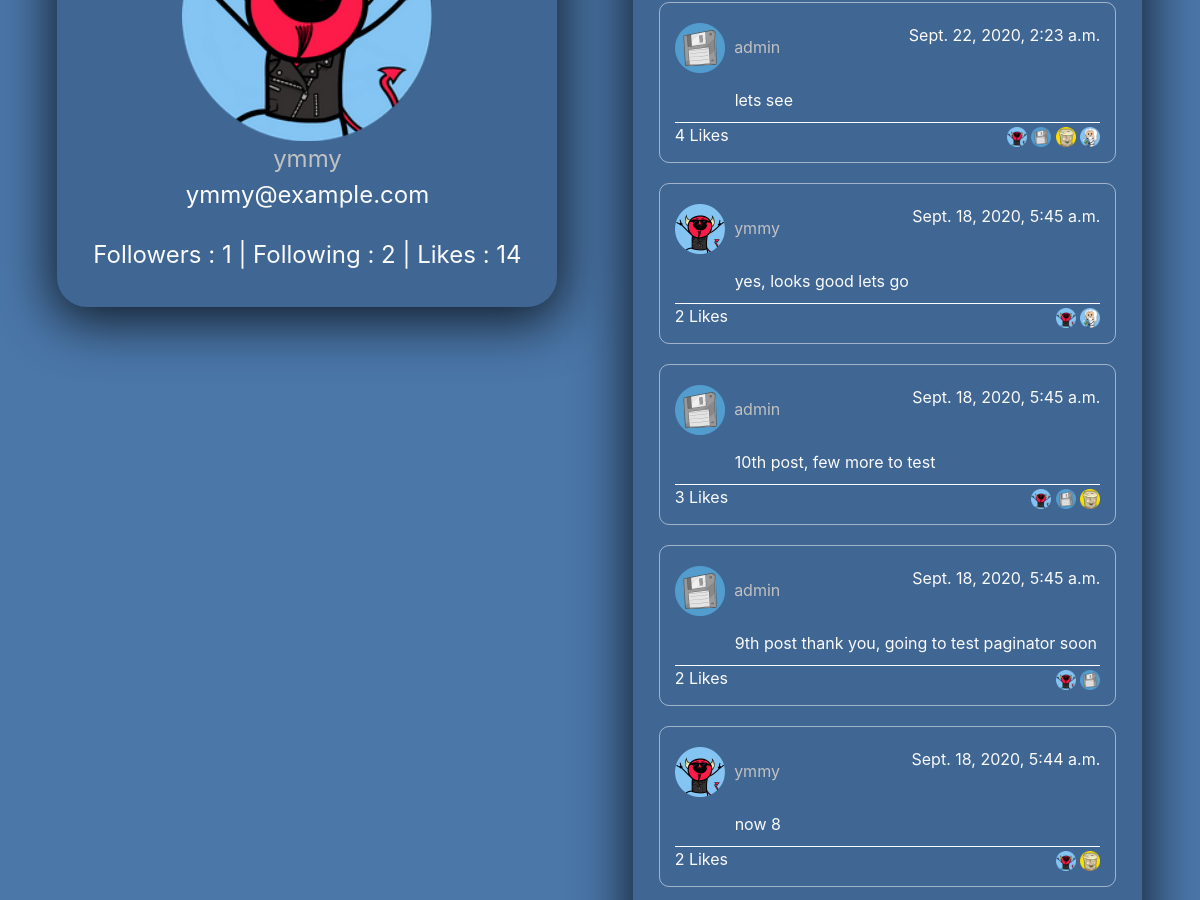
/ (middle part), run on an earlier commit of the app's database.
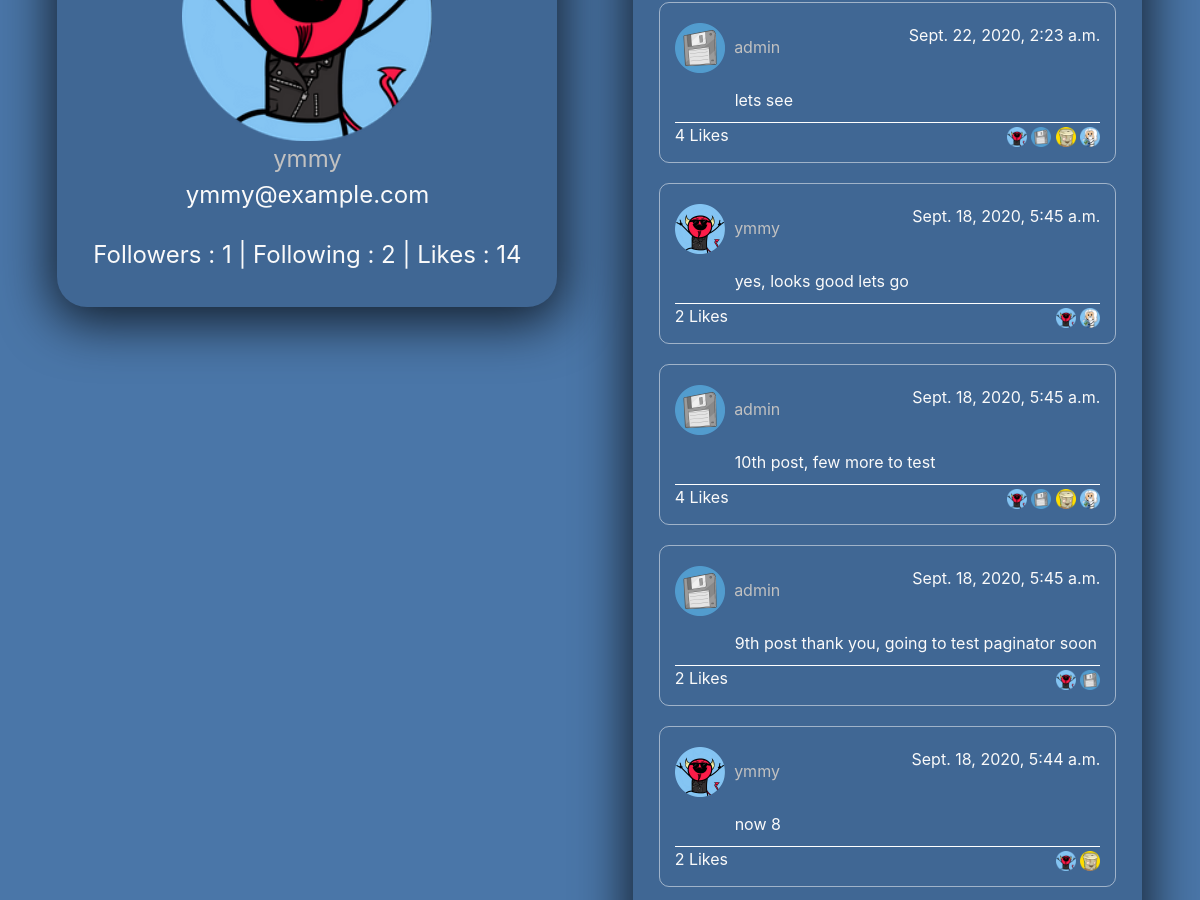
And on a later commit of the database.
### network/models.py (models this page shows)
class User(AbstractUser):
    avatar = models.TextField(default="avatar_bucket.png")
    like_count = models.PositiveSmallIntegerField(default=0, blank=True, null=True)
    followers = models.ManyToManyField("User", related_name="followers_id")
    following = models.ManyToManyField("User", related_name="following_id")
    pass

class Post(models.Model):
    username = models.ForeignKey("User", on_delete=models.CASCADE, related_name="user")
    like_count = models.PositiveSmallIntegerField(default=0, blank=True, null=True)
    liked_user_count = models.ManyToManyField("Post", related_name="liked_id")
    body = models.TextField(blank=True)
    timestamp = models.DateTimeField(auto_now_add=True)

### network/views.py (the view)
# urls.py: path("", views.index, name="index"),
def index(request):
    posts = Post.objects.all().order_by("-timestamp").all()
    users = User.objects.all()
    topuser = User.objects.all().order_by("-like_count").first()
    liked = Post.objects.filter(
            liked_user_count=request.user.id
        ).all().values()
    liked_posts = []
    for i in range(len(liked)):
        liked_posts.append(liked[i]["id"])
    following = User.objects.filter(
            followers=request.user.id
        ).all().values()
    following_users = []
    for i in range(len(following)):
        following_users.append(following[i]["id"])
    paginator = Paginator(posts, 10)
    page_number = request.GET.get('page')
    page_obj = paginator.get_page(page_number)
    return render(request, "network/index.html", {'posts': posts, "users": users,'page_obj': page_obj, 'liked_posts': liked_posts, 'following_users' : following_users, "topuser": topuser})

### network/templates/network/index.html (shortened to what this page needs)
{% extends "network/layout.html" %}
{% block body %}
<section id="index">
    <div class="card-container">
        <div class="profile-card leader2">
            <img id="profile_avatar" src="../../static/network/img/avatars/{{ topuser.avatar }}" alt=""> <br>
            <a href="/profile/{{ topuser.id }}"> {{ topuser.username }} </a> <br>
            <p class="email">{{ topuser.email }}</p> <br>
            <p class="count">Followers&nbsp;:&nbsp;{{ topuser.followers.count }} | Following&nbsp;:&nbsp;{{ topuser.following.count }} | Likes&nbsp;:&nbsp;{{ topuser.like_count }}</p><br>
        </div>
    </div>
    <div class="posts_container">
        <div class="posts">
            {% for post in page_obj %}
            <div class="post">
                <div class="top-info">
                    <div class="poster-info">
                        {% for profile in users %}
                            {% if post.username_id == profile.id  %}
                                <a href="/profile/{{ profile.id }}">
                                    <img src="../../static/network/img/avatars/{{ profile.avatar }}" alt="">
                                </a>
                            {% endif %}
                        {% endfor %}
                        <a class="profile_link" href="/profile/{{ post.username_id }}"> {{ post.username }} </a>
                    </div>
                    <div class="poster-timestamp">
                        <p>{{ post.timestamp }}</p>
                    </div>
                </div>
                <div class="middle-info">
                    <p class="post_body" style="display: block;">{{ post.body }}</p>
                </div>
                <div class="bottom-info">
                    <div class="like-info">
                        <span id="like_for_{{ post.id }}">{{ post.liked_user_count.all.count }}</span>
                        {% if user.is_authenticated %}
                            {% if post.id in liked_posts %}
                                <button class="unlike_button" data-page = "{{ post.id }}"><i class="fas fa-heart"></i></button>
                            {% else %}
                                <button class="like_button" data-page = "{{ post.id }}"><i class="far fa-heart"></i></button>
                            {% endif %}
                        {% else %}
                        <span>Likes</span>
                        {% endif %}
                    </div>
                    <div id="like_avatars_{{ post.id }}">
                        {% for liked in post.liked_user_count.all %}
                            {% for profile in users %}
                                {% if liked.id == profile.id  %}
                                    <a href="/profile/{{ profile.id }}">
                                        <img width="20px" src="../../static/network/img/avatars/{{ profile.avatar }}" alt="">
                                    </a>
                                {% endif %}
                            {% endfor %}
                        {% endfor %}
                    </div>
                </div>
            </div>
            {% endfor %}
        </div>
    </div>
</section>
    {% endblock %}

What changed in the data, as far as the page shows it:
changed Post (number 5 of 9 on the later page): gains User (avatar (picture))
changed Post "10th post, few more to test": liked_user_count.all.count "3" → "4"
